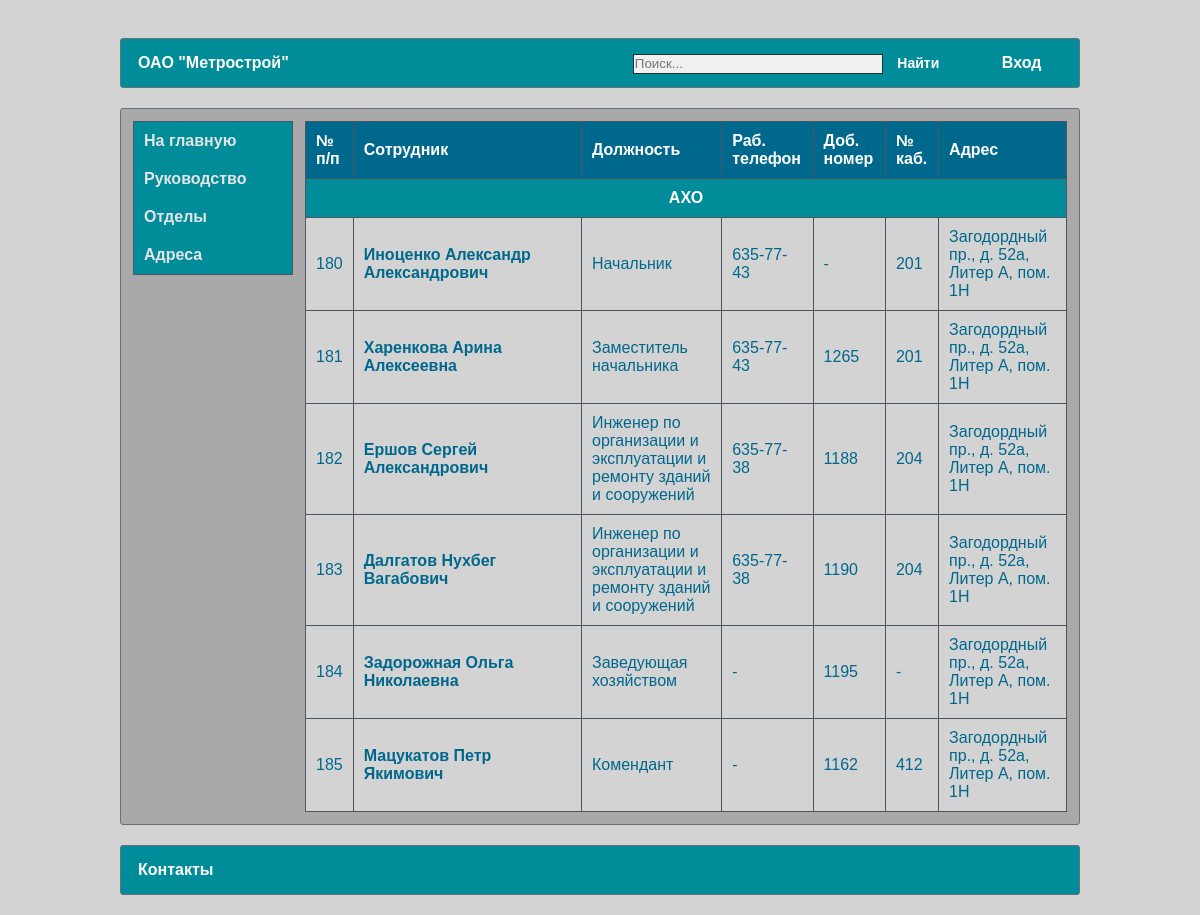
The page /departments/31 on the database its author committed.
### catalog/models.py (models this page shows, shortened)
class Department(models.Model):
    name = models.TextField(max_length=150, verbose_name="Наименование отдела/подзразделения")
    short_name = models.CharField(max_length=50, verbose_name="Сокращенное название", null=True, blank=True)
    adress = models.ForeignKey('AdressDepartment', on_delete=models.SET_NULL, verbose_name="Местонахождение", null=True, blank=True)
    priority = models.IntegerField(verbose_name="Приоритет", null=False, blank=False, default=1)
    class Meta:
        ordering = ["priority"]

class Employee(models.Model):
    surname = models.CharField(max_length=30, verbose_name='Фамилия')
    name = models.CharField(max_length=30, verbose_name='Имя')
    patronymic = models.CharField(max_length=30, verbose_name='Отчество', null=True, blank=True)
    position = models.TextField(max_length=100, verbose_name='Должность', null=True, blank=True)
    department = models.ForeignKey('Department', on_delete=models.SET_NULL, verbose_name='Отдел/подзразделение', null=True, blank=True)
    phone_work = models.CharField(max_length=15, verbose_name='Рабочий телефон', null=True, blank=True)
    phone_work_additional = models.CharField(max_length=10, verbose_name='Добавочный номер', null=True, blank=True)
    phone_mob = models.CharField(max_length=30, verbose_name='Мобильный телефон', null=True, blank=True)
    email = models.EmailField(null=True, blank=True)
    office = models.CharField(max_length=10, verbose_name='№ кабинета', null=True, blank=True)
    dob = models.CharField(max_length=20, verbose_name='Дата рождения', null=True, blank=True)
    class Meta:
        ordering = ["id"]
    def get_absolute_url(self):
        return reverse('employee', args=[str(self.id)])
    def __str__(self):
        full_name = self.surname + " " + self.name
        if self.patronymic:
            full_name += " " + self.patronymic
        return full_name

class AdressDepartment(models.Model):
    street = models.CharField(max_length=30, verbose_name="Улица")
    building = models.CharField(max_length=10, verbose_name="Дом/Строение")
    letter = models.CharField(max_length=20, verbose_name="Корпус/Литера", null=True, blank=True)
    room = models.CharField(max_length=20, verbose_name="Помещение", null=True, blank=True)
    class Meta:
        ordering = ["street"]
    def __str__(self):
        full_adress = self.street + ", " + self.building
        if self.letter:
            full_adress += ", " + self.letter
        if self.room:
            full_adress += ", " + self.room
        return full_adress

### catalog/views.py (the view)
# urls.py: path('departments/<int:pk>', DepartmentDetail.as_view(), name='department-detail'),
class DepartmentDetail(generic.DetailView):
    model = Department
    def get_context_data(self, **kwargs):
        context = super().get_context_data(**kwargs)
        context['employees'] = Employee.objects.all()
        context['sub_departments'] = SubdivisionDepartament.objects.all()
        return context

### templates/catalog/department_detail.html (shortened to what this page needs)
{% extends "catalog/base.html" %}
{% load static %}
{% block content %}
        <table class="bordered">
            <thead>
            <tr>
                <th>№ п/п</th>
                <th>Сотрудник</th>
                <th>Должность</th>
                <th>Раб. телефон</th>
                <th>Доб. номер</th>
                <th>№ каб.</th>
                <th>Адрес</th>
            </tr>
            </thead>
            <tbody>
                <tr>
                    <td colspan="7" class="trdep">{{ department.name }}</td>
                </tr>
                {% for employee in employees  %}
                    {% if employee.department == department %}
                        <tr>
                            <td align="center" width="5%">{{ forloop.counter }}</td>
                            <td width="30%">
                                <b><a href="{{ employee.get_absolute_url }}">
                                    {{ employee }}
                                </a></b>
                            </td>
                            <td>{{ employee.position|default_if_none:"-" }}</td>
                            <td>{{ employee.phone_work|default_if_none:"-" }}</td>
                            <td>{{ employee.phone_work_additional|default_if_none:"-" }}</td>
                            <td>{{ employee.office|default_if_none:"-" }}</td>
                            <td>{{ department.adress|default_if_none:"-" }}</td>
                        </tr>
                    {% endif %}
                {% endfor %}
            </tbody>
        </table>
{% endblock %}

### catalog/static/catalog/style.css (style rules this page uses)
* { margin: 0; padding: 0; }
a { color: #00688c; text-decoration: none; }
html,body { width: 100%; height: 100%; }
body { background: #d3d3d3; font-family: Arial; font-size: 14px; color: white; line-height: 18px; }
table.bordered { border-collapse: collapse; border: 1px solid #292e35; width: 100%; background-color: #d3d3d3; border-radius: 3px; border-spacing: 0; }
table.bordered th { padding: 10px; vertical-align: center; border: 1px solid #4c545e; }
table.bordered td { padding: 10px; vertical-align: center; border: 1px solid #4c545e; color: #00688c; }
.trdep { text-align: center; font-weight: bold; color: white !important; background-color: #008c99; }
table.bordered th { background-color: #00688c; text-align: left; font-weight: bold; color: white; }

### rows shown on the page
Department: name "АХО", adress "Загодордный пр., д. 52а, Литер А, пом. 1Н"
Employee: surname+name+patronymic "Иноценко Александр Александрович", position "Начальник", phone_work "635-77-43", phone_work_additional "-", office "201"
Employee: surname+name+patronymic "Харенкова Арина Алексеевна", position "Заместитель начальника", phone_work "635-77-43", phone_work_additional "1265", office "201"
Employee: surname+name+patronymic "Ершов Сергей Александрович", position "Инженер по организации и эксплуатации и ремонту зданий и сооружений", phone_work "635-77-38", phone_work_additional "1188", office "204"
Employee: surname+name+patronymic "Далгатов Нухбег Вагабович", position "Инженер по организации и эксплуатации и ремонту зданий и сооружений", phone_work "635-77-38", phone_work_additional "1190", office "204"
Employee: surname+name+patronymic "Задорожная Ольга Николаевна", position "Заведующая хозяйством", phone_work "-", phone_work_additional "1195", office "-"
Employee: surname+name+patronymic "Мацукатов Петр Якимович", position "Комендант", phone_work "-", phone_work_additional "1162", office "412"
